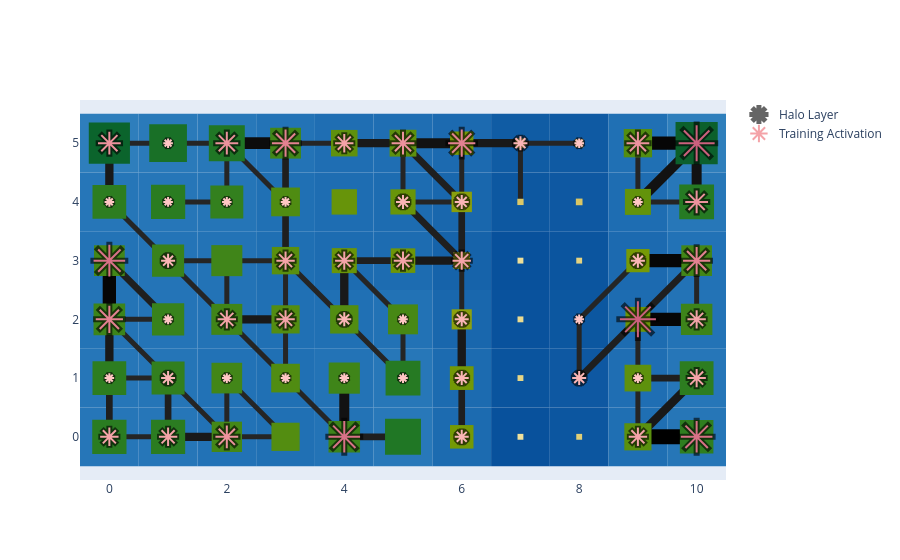

Source (notebook cell):
### Code cell
basin.pond() \
    .rhizome_layer() \
    .pad_layer() \
    .petal_layer() \
    .visualize();

### Figure 1 — Plotly figure (JSON) as saved in the notebook; plotly's stock layout.template omitted (floating-point values rounded to 4 significant figures)
{"data": [{"marker": {"color": "black", "line": {"color": "black", "width": 6}, "opacity": 0.6, "size": [18.4, 18.4, 22.8, 31.6, 14.0, 18.4, 31.6, 9.6, 14.0, 9.6, 9.6, 9.6, 9.6, 14.0, 14.0, 9.6, 18.4, 27.2, 9.6, 18.4, 18.4, 14.0, 9.6, 14.0, 9.6, 36.0, 18.4, 31.6, 14.0, 18.4, 18.4, 18.4, 18.4, 14.0, 27.2, 9.6, 9.6, 9.6, 9.6, 14.0, 14.0, 9.6, 22.8, 22.8, 9.6, 22.8, 27.2, 18.4, 22.8, 27.2, 14.0, 9.6, 22.8, 36.0], "symbol": "asterisk"}, "mode": "markers", "name": "Halo Layer", "x": [0, 1, 2, 4, 6, 9, 10, 0, 1, 2, 3, 4, 5, 6, 8, 9, 10, 0, 1, 2, 3, 4, 5, 6, 8, 9, 10, 0, 1, 3, 4, 5, 6, 9, 10, 0, 1, 2, 3, 5, 6, 9, 10, 0, 1, 2, 3, 4, 5, 6, 7, 8, 9, 10], "y": [0, 0, 0, 0, 0, 0, 0, 1, 1, 1, 1, 1, 1, 1, 1, 1, 1, 2, 2, 2, 2, 2, 2, 2, 2, 2, 2, 3, 3, 3, 3, 3, 3, 3, 3, 4, 4, 4, 4, 4, 4, 4, 4, 5, 5, 5, 5, 5, 5, 5, 5, 5, 5, 5], "type": "scatter"}, {"marker": {"color": [3, 3, 4, 6, 2, 3, 6, 1, 2, 1, 1, 1, 1, 2, 2, 1, 3, 5, 1, 3, 3, 2, 1, 2, 1, 7, 3, 6, 2, 3, 3, 3, 3, 2, 5, 1, 1, 1, 1, 2, 2, 1, 4, 4, 1, 4, 5, 3, 4, 5, 2, 1, 4, 7], "colorscale": [[0.0, "rgb(255, 198, 196)"], [0.3333, "rgb(244, 163, 168)"], [0.6667, "rgb(227, 129, 145)"], [1.0, "rgb(204, 96, 125)"]], "line": {"color": [3, 3, 4, 6, 2, 3, 6, 1, 2, 1, 1, 1, 1, 2, 2, 1, 3, 5, 1, 3, 3, 2, 1, 2, 1, 7, 3, 6, 2, 3, 3, 3, 3, 2, 5, 1, 1, 1, 1, 2, 2, 1, 4, 4, 1, 4, 5, 3, 4, 5, 2, 1, 4, 7], "colorscale": [[0.0, "rgb(255, 198, 196)"], [0.3333, "rgb(244, 163, 168)"], [0.6667, "rgb(227, 129, 145)"], [1.0, "rgb(204, 96, 125)"]], "width": 2}, "opacity": 1, "size": [15.33, 15.33, 19.0, 26.33, 11.67, 15.33, 26.33, 8.0, 11.67, 8.0, 8.0, 8.0, 8.0, 11.67, 11.67, 8.0, 15.33, 22.67, 8.0, 15.33, 15.33, 11.67, 8.0, 11.67, 8.0, 30.0, 15.33, 26.33, 11.67, 15.33, 15.33, 15.33, 15.33, 11.67, 22.67, 8.0, 8.0, 8.0, 8.0, 11.67, 11.67, 8.0, 19.0, 19.0, 8.0, 19.0, 22.67, 15.33, 19.0, 22.67, 11.67, 8.0, 19.0, 30.0], "symbol": "asterisk"}, "mode": "markers", "name": "Training Activation", "x": [0, 1, 2, 4, 6, 9, 10, 0, 1, 2, 3, 4, 5, 6, 8, 9, 10, 0, 1, 2, 3, 4, 5, 6, 8, 9, 10, 0, 1, 3, 4, 5, 6, 9, 10, 0, 1, 2, 3, 5, 6, 9, 10, 0, 1, 2, 3, 4, 5, 6, 7, 8, 9, 10], "y": [0, 0, 0, 0, 0, 0, 0, 1, 1, 1, 1, 1, 1, 1, 1, 1, 1, 2, 2, 2, 2, 2, 2, 2, 2, 2, 2, 3, 3, 3, 3, 3, 3, 3, 3, 4, 4, 4, 4, 4, 4, 4, 4, 5, 5, 5, 5, 5, 5, 5, 5, 5, 5, 5], "type": "scatter"}], "layout": {"shapes": [{"fillcolor": "rgb(38, 118, 184)", "layer": "between", "line": {"width": 0}, "type": "rect", "x0": -0.5, "x1": 0.5, "xref": "x", "y0": -0.5, "y1": 0.5, "yref": "y"}, {"fillcolor": "rgb(38, 118, 184)", "layer": "between", "line": {"width": 0}, "type": "rect", "x0": 0.5, "x1": 1.5, "xref": "x", "y0": -0.5, "y1": 0.5, "yref": "y"}, {"fillcolor": "rgb(34, 114, 182)", "layer": "between", "line": {"width": 0}, "type": "rect", "x0": 1.5, "x1": 2.5, "xref": "x", "y0": -0.5, "y1": 0.5, "yref": "y"}, {"fillcolor": "rgb(32, 112, 180)", "layer": "between", "line": {"width": 0}, "type": "rect", "x0": 2.5, "x1": 3.5, "xref": "x", "y0": -0.5, "y1": 0.5, "yref": "y"}, {"fillcolor": "rgb(35, 115, 182)", "layer": "between", "line": {"width": 0}, "type": "rect", "x0": 3.5, "x1": 4.5, "xref": "x", "y0": -0.5, "y1": 0.5, "yref": "y"}, {"fillcolor": "rgb(40, 120, 185)", "layer": "between", "line": {"width": 0}, "type": "rect", "x0": 4.5, "x1": 5.5, "xref": "x", "y0": -0.5, "y1": 0.5, "yref": "y"}, {"fillcolor": "rgb(28, 107, 176)", "layer": "between", "line": {"width": 0}, "type": "rect", "x0": 5.5, "x1": 6.5, "xref": "x", "y0": -0.5, "y1": 0.5, "yref": "y"}, {"fillcolor": "rgb(8, 81, 156)", "layer": "between", "line": {"width": 0}, "type": "rect", "x0": 6.5, "x1": 7.5, "xref": "x", "y0": -0.5, "y1": 0.5, "yref": "y"}, {"fillcolor": "rgb(12, 86, 160)", "layer": "between", "line": {"width": 0}, "type": "rect", "x0": 7.5, "x1": 8.5, "xref": "x", "y0": -0.5, "y1": 0.5, "yref": "y"}, {"fillcolor": "rgb(31, 111, 179)", "layer": "between", "line": {"width": 0}, "type": "rect", "x0": 8.5, "x1": 9.5, "xref": "x", "y0": -0.5, "y1": 0.5, "yref": "y"}, {"fillcolor": "rgb(38, 118, 183)", "layer": "between", "line": {"width": 0}, "type": "rect", "x0": 9.5, "x1": 10.5, "xref": "x", "y0": -0.5, "y1": 0.5, "yref": "y"}, {"fillcolor": "rgb(38, 118, 184)", "layer": "between", "line": {"width": 0}, "type": "rect", "x0": -0.5, "x1": 0.5, "xref": "x", "y0": 0.5, "y1": 1.5, "yref": "y"}, {"fillcolor": "rgb(37, 117, 183)", "layer": "between", "line": {"width": 0}, "type": "rect", "x0": 0.5, "x1": 1.5, "xref": "x", "y0": 0.5, "y1": 1.5, "yref": "y"}, {"fillcolor": "rgb(34, 114, 182)", "layer": "between", "line": {"width": 0}, "type": "rect", "x0": 1.5, "x1": 2.5, "xref": "x", "y0": 0.5, "y1": 1.5, "yref": "y"}, {"fillcolor": "rgb(32, 112, 180)", "layer": "between", "line": {"width": 0}, "type": "rect", "x0": 2.5, "x1": 3.5, "xref": "x", "y0": 0.5, "y1": 1.5, "yref": "y"}, {"fillcolor": "rgb(35, 115, 182)", "layer": "between", "line": {"width": 0}, "type": "rect", "x0": 3.5, "x1": 4.5, "xref": "x", "y0": 0.5, "y1": 1.5, "yref": "y"}, {"fillcolor": "rgb(39, 119, 184)", "layer": "between", "line": {"width": 0}, "type": "rect", "x0": 4.5, "x1": 5.5, "xref": "x", "y0": 0.5, "y1": 1.5, "yref": "y"}, {"fillcolor": "rgb(28, 107, 176)", "layer": "between", "line": {"width": 0}, "type": "rect", "x0": 5.5, "x1": 6.5, "xref": "x", "y0": 0.5, "y1": 1.5, "yref": "y"}, {"fillcolor": "rgb(10, 84, 158)", "layer": "between", "line": {"width": 0}, "type": "rect", "x0": 6.5, "x1": 7.5, "xref": "x", "y0": 0.5, "y1": 1.5, "yref": "y"}, {"fillcolor": "rgb(14, 88, 162)", "layer": "between", "line": {"width": 0}, "type": "rect", "x0": 7.5, "x1": 8.5, "xref": "x", "y0": 0.5, "y1": 1.5, "yref": "y"}, {"fillcolor": "rgb(31, 110, 179)", "layer": "between", "line": {"width": 0}, "type": "rect", "x0": 8.5, "x1": 9.5, "xref": "x", "y0": 0.5, "y1": 1.5, "yref": "y"}, {"fillcolor": "rgb(38, 118, 184)", "layer": "between", "line": {"width": 0}, "type": "rect", "x0": 9.5, "x1": 10.5, "xref": "x", "y0": 0.5, "y1": 1.5, "yref": "y"}, {"fillcolor": "rgb(36, 116, 182)", "layer": "between", "line": {"width": 0}, "type": "rect", "x0": -0.5, "x1": 0.5, "xref": "x", "y0": 1.5, "y1": 2.5, "yref": "y"}, {"fillcolor": "rgb(36, 116, 183)", "layer": "between", "line": {"width": 0}, "type": "rect", "x0": 0.5, "x1": 1.5, "xref": "x", "y0": 1.5, "y1": 2.5, "yref": "y"}, {"fillcolor": "rgb(35, 115, 182)", "layer": "between", "line": {"width": 0}, "type": "rect", "x0": 1.5, "x1": 2.5, "xref": "x", "y0": 1.5, "y1": 2.5, "yref": "y"}, {"fillcolor": "rgb(32, 112, 180)", "layer": "between", "line": {"width": 0}, "type": "rect", "x0": 2.5, "x1": 3.5, "xref": "x", "y0": 1.5, "y1": 2.5, "yref": "y"}, {"fillcolor": "rgb(32, 112, 180)", "layer": "between", "line": {"width": 0}, "type": "rect", "x0": 3.5, "x1": 4.5, "xref": "x", "y0": 1.5, "y1": 2.5, "yref": "y"}, {"fillcolor": "rgb(34, 114, 181)", "layer": "between", "line": {"width": 0}, "type": "rect", "x0": 4.5, "x1": 5.5, "xref": "x", "y0": 1.5, "y1": 2.5, "yref": "y"}, {"fillcolor": "rgb(25, 103, 173)", "layer": "between", "line": {"width": 0}, "type": "rect", "x0": 5.5, "x1": 6.5, "xref": "x", "y0": 1.5, "y1": 2.5, "yref": "y"}, {"fillcolor": "rgb(9, 82, 157)", "layer": "between", "line": {"width": 0}, "type": "rect", "x0": 6.5, "x1": 7.5, "xref": "x", "y0": 1.5, "y1": 2.5, "yref": "y"}, {"fillcolor": "rgb(12, 87, 160)", "layer": "between", "line": {"width": 0}, "type": "rect", "x0": 7.5, "x1": 8.5, "xref": "x", "y0": 1.5, "y1": 2.5, "yref": "y"}, {"fillcolor": "rgb(29, 108, 177)", "layer": "between", "line": {"width": 0}, "type": "rect", "x0": 8.5, "x1": 9.5, "xref": "x", "y0": 1.5, "y1": 2.5, "yref": "y"}, {"fillcolor": "rgb(35, 115, 182)", "layer": "between", "line": {"width": 0}, "type": "rect", "x0": 9.5, "x1": 10.5, "xref": "x", "y0": 1.5, "y1": 2.5, "yref": "y"}, {"fillcolor": "rgb(35, 115, 182)", "layer": "between", "line": {"width": 0}, "type": "rect", "x0": -0.5, "x1": 0.5, "xref": "x", "y0": 2.5, "y1": 3.5, "yref": "y"}, {"fillcolor": "rgb(36, 116, 183)", "layer": "between", "line": {"width": 0}, "type": "rect", "x0": 0.5, "x1": 1.5, "xref": "x", "y0": 2.5, "y1": 3.5, "yref": "y"}, {"fillcolor": "rgb(35, 115, 182)", "layer": "between", "line": {"width": 0}, "type": "rect", "x0": 1.5, "x1": 2.5, "xref": "x", "y0": 2.5, "y1": 3.5, "yref": "y"}, {"fillcolor": "rgb(31, 111, 179)", "layer": "between", "line": {"width": 0}, "type": "rect", "x0": 2.5, "x1": 3.5, "xref": "x", "y0": 2.5, "y1": 3.5, "yref": "y"}, {"fillcolor": "rgb(29, 108, 177)", "layer": "between", "line": {"width": 0}, "type": "rect", "x0": 3.5, "x1": 4.5, "xref": "x", "y0": 2.5, "y1": 3.5, "yref": "y"}, {"fillcolor": "rgb(29, 108, 177)", "layer": "between", "line": {"width": 0}, "type": "rect", "x0": 4.5, "x1": 5.5, "xref": "x", "y0": 2.5, "y1": 3.5, "yref": "y"}, {"fillcolor": "rgb(22, 99, 170)", "layer": "between", "line": {"width": 0}, "type": "rect", "x0": 5.5, "x1": 6.5, "xref": "x", "y0": 2.5, "y1": 3.5, "yref": "y"}, {"fillcolor": "rgb(8, 81, 156)", "layer": "between", "line": {"width": 0}, "type": "rect", "x0": 6.5, "x1": 7.5, "xref": "x", "y0": 2.5, "y1": 3.5, "yref": "y"}, {"fillcolor": "rgb(11, 85, 159)", "layer": "between", "line": {"width": 0}, "type": "rect", "x0": 7.5, "x1": 8.5, "xref": "x", "y0": 2.5, "y1": 3.5, "yref": "y"}, {"fillcolor": "rgb(28, 106, 176)", "layer": "between", "line": {"width": 0}, "type": "rect", "x0": 8.5, "x1": 9.5, "xref": "x", "y0": 2.5, "y1": 3.5, "yref": "y"}, {"fillcolor": "rgb(34, 114, 182)", "layer": "between", "line": {"width": 0}, "type": "rect", "x0": 9.5, "x1": 10.5, "xref": "x", "y0": 2.5, "y1": 3.5, "yref": "y"}, {"fillcolor": "rgb(38, 118, 184)", "layer": "between", "line": {"width": 0}, "type": "rect", "x0": -0.5, "x1": 0.5, "xref": "x", "y0": 3.5, "y1": 4.5, "yref": "y"}, {"fillcolor": "rgb(38, 118, 184)", "layer": "between", "line": {"width": 0}, "type": "rect", "x0": 0.5, "x1": 1.5, "xref": "x", "y0": 3.5, "y1": 4.5, "yref": "y"}, {"fillcolor": "rgb(37, 117, 183)", "layer": "between", "line": {"width": 0}, "type": "rect", "x0": 1.5, "x1": 2.5, "xref": "x", "y0": 3.5, "y1": 4.5, "yref": "y"}, {"fillcolor": "rgb(32, 112, 180)", "layer": "between", "line": {"width": 0}, "type": "rect", "x0": 2.5, "x1": 3.5, "xref": "x", "y0": 3.5, "y1": 4.5, "yref": "y"}, {"fillcolor": "rgb(30, 109, 178)", "layer": "between", "line": {"width": 0}, "type": "rect", "x0": 3.5, "x1": 4.5, "xref": "x", "y0": 3.5, "y1": 4.5, "yref": "y"}, {"fillcolor": "rgb(29, 108, 177)", "layer": "between", "line": {"width": 0}, "type": "rect", "x0": 4.5, "x1": 5.5, "xref": "x", "y0": 3.5, "y1": 4.5, "yref": "y"}, {"fillcolor": "rgb(25, 103, 173)", "layer": "between", "line": {"width": 0}, "type": "rect", "x0": 5.5, "x1": 6.5, "xref": "x", "y0": 3.5, "y1": 4.5, "yref": "y"}, {"fillcolor": "rgb(13, 88, 161)", "layer": "between", "line": {"width": 0}, "type": "rect", "x0": 6.5, "x1": 7.5, "xref": "x", "y0": 3.5, "y1": 4.5, "yref": "y"}, {"fillcolor": "rgb(14, 88, 162)", "layer": "between", "line": {"width": 0}, "type": "rect", "x0": 7.5, "x1": 8.5, "xref": "x", "y0": 3.5, "y1": 4.5, "yref": "y"}, {"fillcolor": "rgb(30, 109, 178)", "layer": "between", "line": {"width": 0}, "type": "rect", "x0": 8.5, "x1": 9.5, "xref": "x", "y0": 3.5, "y1": 4.5, "yref": "y"}, {"fillcolor": "rgb(39, 119, 184)", "layer": "between", "line": {"width": 0}, "type": "rect", "x0": 9.5, "x1": 10.5, "xref": "x", "y0": 3.5, "y1": 4.5, "yref": "y"}, {"fillcolor": "rgb(46, 126, 188)", "layer": "between", "line": {"width": 0}, "type": "rect", "x0": -0.5, "x1": 0.5, "xref": "x", "y0": 4.5, "y1": 5.5, "yref": "y"}, {"fillcolor": "rgb(42, 122, 186)", "layer": "between", "line": {"width": 0}, "type": "rect", "x0": 0.5, "x1": 1.5, "xref": "x", "y0": 4.5, "y1": 5.5, "yref": "y"}, {"fillcolor": "rgb(40, 120, 185)", "layer": "between", "line": {"width": 0}, "type": "rect", "x0": 1.5, "x1": 2.5, "xref": "x", "y0": 4.5, "y1": 5.5, "yref": "y"}, {"fillcolor": "rgb(35, 115, 182)", "layer": "between", "line": {"width": 0}, "type": "rect", "x0": 2.5, "x1": 3.5, "xref": "x", "y0": 4.5, "y1": 5.5, "yref": "y"}, {"fillcolor": "rgb(31, 110, 179)", "layer": "between", "line": {"width": 0}, "type": "rect", "x0": 3.5, "x1": 4.5, "xref": "x", "y0": 4.5, "y1": 5.5, "yref": "y"}, {"fillcolor": "rgb(31, 110, 179)", "layer": "between", "line": {"width": 0}, "type": "rect", "x0": 4.5, "x1": 5.5, "xref": "x", "y0": 4.5, "y1": 5.5, "yref": "y"}, {"fillcolor": "rgb(28, 106, 176)", "layer": "between", "line": {"width": 0}, "type": "rect", "x0": 5.5, "x1": 6.5, "xref": "x", "y0": 4.5, "y1": 5.5, "yref": "y"}, {"fillcolor": "rgb(16, 92, 164)", "layer": "between", "line": {"width": 0}, "type": "rect", "x0": 6.5, "x1": 7.5, "xref": "x", "y0": 4.5, "y1": 5.5, "yref": "y"}, {"fillcolor": "rgb(15, 90, 163)", "layer": "between", "line": {"width": 0}, "type": "rect", "x0": 7.5, "x1": 8.5, "xref": "x", "y0": 4.5, "y1": 5.5, "yref": "y"}, {"fillcolor": "rgb(32, 112, 180)", "layer": "between", "line": {"width": 0}, "type": "rect", "x0": 8.5, "x1": 9.5, "xref": "x", "y0": 4.5, "y1": 5.5, "yref": "y"}, {"fillcolor": "rgb(47, 127, 188)", "layer": "between", "line": {"width": 0}, "type": "rect", "x0": 9.5, "x1": 10.5, "xref": "x", "y0": 4.5, "y1": 5.5, "yref": "y"}, {"layer": "between", "line": {"color": "rgb(37, 37, 37)", "width": 5.0}, "type": "line", "x0": 0, "x1": 1, "y0": 0, "y1": 0}, {"layer": "between", "line": {"color": "rgb(31, 31, 31)", "width": 6.667}, "type": "line", "x0": 0, "x1": 0, "y0": 0, "y1": 1}, {"layer": "between", "line": {"color": "rgb(25, 25, 25)", "width": 8.333}, "type": "line", "x0": 1, "x1": 2, "y0": 0, "y1": 0}, {"layer": "between", "line": {"color": "rgb(31, 31, 31)", "width": 6.667}, "type": "line", "x0": 1, "x1": 1, "y0": 0, "y1": 1}, {"layer": "between", "line": {"color": "rgb(37, 37, 37)", "width": 5.0}, "type": "line", "x0": 2, "x1": 3, "y0": 0, "y1": 0}, {"layer": "between", "line": {"color": "rgb(37, 37, 37)", "width": 5.0}, "type": "line", "x0": 2, "x1": 1, "y0": 0, "y1": 1}, {"layer": "between", "line": {"color": "rgb(37, 37, 37)", "width": 5.0}, "type": "line", "x0": 2, "x1": 2, "y0": 0, "y1": 1}, {"layer": "between", "line": {"color": "rgb(37, 37, 37)", "width": 5.0}, "type": "line", "x0": 3, "x1": 2, "y0": 0, "y1": 1}, {"layer": "between", "line": {"color": "rgb(31, 31, 31)", "width": 6.667}, "type": "line", "x0": 4, "x1": 5, "y0": 0, "y1": 0}, {"layer": "between", "line": {"color": "rgb(37, 37, 37)", "width": 5.0}, "type": "line", "x0": 4, "x1": 3, "y0": 0, "y1": 1}, {"layer": "between", "line": {"color": "rgb(18, 18, 18)", "width": 10.0}, "type": "line", "x0": 4, "x1": 4, "y0": 0, "y1": 1}, {"layer": "between", "line": {"color": "rgb(31, 31, 31)", "width": 6.667}, "type": "line", "x0": 6, "x1": 6, "y0": 0, "y1": 1}, {"layer": "between", "line": {"color": "rgb(0, 0, 0)", "width": 15.0}, "type": "line", "x0": 9, "x1": 10, "y0": 0, "y1": 0}, {"layer": "between", "line": {"color": "rgb(37, 37, 37)", "width": 5.0}, "type": "line", "x0": 9, "x1": 9, "y0": 0, "y1": 1}, {"layer": "between", "line": {"color": "rgb(25, 25, 25)", "width": 8.333}, "type": "line", "x0": 9, "x1": 10, "y0": 0, "y1": 1}, {"layer": "between", "line": {"color": "rgb(37, 37, 37)", "width": 5.0}, "type": "line", "x0": 0, "x1": 1, "y0": 1, "y1": 1}, {"layer": "between", "line": {"color": "rgb(25, 25, 25)", "width": 8.333}, "type": "line", "x0": 0, "x1": 0, "y0": 1, "y1": 2}, {"layer": "between", "line": {"color": "rgb(37, 37, 37)", "width": 5.0}, "type": "line", "x0": 1, "x1": 0, "y0": 1, "y1": 2}, {"layer": "between", "line": {"color": "rgb(37, 37, 37)", "width": 5.0}, "type": "line", "x0": 3, "x1": 2, "y0": 1, "y1": 2}, {"layer": "between", "line": {"color": "rgb(37, 37, 37)", "width": 5.0}, "type": "line", "x0": 3, "x1": 3, "y0": 1, "y1": 2}, {"layer": "between", "line": {"color": "rgb(37, 37, 37)", "width": 5.0}, "type": "line", "x0": 5, "x1": 4, "y0": 1, "y1": 2}, {"layer": "between", "line": {"color": "rgb(37, 37, 37)", "width": 5.0}, "type": "line", "x0": 5, "x1": 5, "y0": 1, "y1": 2}, {"layer": "between", "line": {"color": "rgb(25, 25, 25)", "width": 8.333}, "type": "line", "x0": 6, "x1": 6, "y0": 1, "y1": 2}, {"layer": "between", "line": {"color": "rgb(37, 37, 37)", "width": 5.0}, "type": "line", "x0": 8, "x1": 8, "y0": 1, "y1": 2}, {"layer": "between", "line": {"color": "rgb(31, 31, 31)", "width": 6.667}, "type": "line", "x0": 8, "x1": 9, "y0": 1, "y1": 2}, {"layer": "between", "line": {"color": "rgb(31, 31, 31)", "width": 6.667}, "type": "line", "x0": 9, "x1": 10, "y0": 1, "y1": 1}, {"layer": "between", "line": {"color": "rgb(37, 37, 37)", "width": 5.0}, "type": "line", "x0": 9, "x1": 9, "y0": 1, "y1": 2}, {"layer": "between", "line": {"color": "rgb(37, 37, 37)", "width": 5.0}, "type": "line", "x0": 0, "x1": 1, "y0": 2, "y1": 2}, {"layer": "between", "line": {"color": "rgb(6, 6, 6)", "width": 13.33}, "type": "line", "x0": 0, "x1": 0, "y0": 2, "y1": 3}, {"layer": "between", "line": {"color": "rgb(31, 31, 31)", "width": 6.667}, "type": "line", "x0": 1, "x1": 0, "y0": 2, "y1": 3}, {"layer": "between", "line": {"color": "rgb(25, 25, 25)", "width": 8.333}, "type": "line", "x0": 2, "x1": 3, "y0": 2, "y1": 2}, {"layer": "between", "line": {"color": "rgb(37, 37, 37)", "width": 5.0}, "type": "line", "x0": 2, "x1": 1, "y0": 2, "y1": 3}, {"layer": "between", "line": {"color": "rgb(37, 37, 37)", "width": 5.0}, "type": "line", "x0": 2, "x1": 2, "y0": 2, "y1": 3}, {"layer": "between", "line": {"color": "rgb(37, 37, 37)", "width": 5.0}, "type": "line", "x0": 3, "x1": 3, "y0": 2, "y1": 3}, {"layer": "between", "line": {"color": "rgb(37, 37, 37)", "width": 5.0}, "type": "line", "x0": 4, "x1": 3, "y0": 2, "y1": 3}, {"layer": "between", "line": {"color": "rgb(25, 25, 25)", "width": 8.333}, "type": "line", "x0": 4, "x1": 4, "y0": 2, "y1": 3}, {"layer": "between", "line": {"color": "rgb(37, 37, 37)", "width": 5.0}, "type": "line", "x0": 5, "x1": 4, "y0": 2, "y1": 3}, {"layer": "between", "line": {"color": "rgb(37, 37, 37)", "width": 5.0}, "type": "line", "x0": 6, "x1": 6, "y0": 2, "y1": 3}, {"layer": "between", "line": {"color": "rgb(37, 37, 37)", "width": 5.0}, "type": "line", "x0": 8, "x1": 9, "y0": 2, "y1": 3}, {"layer": "between", "line": {"color": "rgb(6, 6, 6)", "width": 13.33}, "type": "line", "x0": 9, "x1": 10, "y0": 2, "y1": 2}, {"layer": "between", "line": {"color": "rgb(31, 31, 31)", "width": 6.667}, "type": "line", "x0": 9, "x1": 10, "y0": 2, "y1": 3}, {"layer": "between", "line": {"color": "rgb(37, 37, 37)", "width": 5.0}, "type": "line", "x0": 10, "x1": 10, "y0": 2, "y1": 3}, {"layer": "between", "line": {"color": "rgb(37, 37, 37)", "width": 5.0}, "type": "line", "x0": 1, "x1": 2, "y0": 3, "y1": 3}, {"layer": "between", "line": {"color": "rgb(37, 37, 37)", "width": 5.0}, "type": "line", "x0": 1, "x1": 0, "y0": 3, "y1": 4}, {"layer": "between", "line": {"color": "rgb(37, 37, 37)", "width": 5.0}, "type": "line", "x0": 2, "x1": 3, "y0": 3, "y1": 3}, {"layer": "between", "line": {"color": "rgb(31, 31, 31)", "width": 6.667}, "type": "line", "x0": 3, "x1": 3, "y0": 3, "y1": 4}, {"layer": "between", "line": {"color": "rgb(31, 31, 31)", "width": 6.667}, "type": "line", "x0": 4, "x1": 5, "y0": 3, "y1": 3}, {"layer": "between", "line": {"color": "rgb(25, 25, 25)", "width": 8.333}, "type": "line", "x0": 5, "x1": 6, "y0": 3, "y1": 3}, {"layer": "between", "line": {"color": "rgb(31, 31, 31)", "width": 6.667}, "type": "line", "x0": 6, "x1": 5, "y0": 3, "y1": 4}, {"layer": "between", "line": {"color": "rgb(31, 31, 31)", "width": 6.667}, "type": "line", "x0": 6, "x1": 6, "y0": 3, "y1": 4}, {"layer": "between", "line": {"color": "rgb(6, 6, 6)", "width": 13.33}, "type": "line", "x0": 9, "x1": 10, "y0": 3, "y1": 3}, {"layer": "between", "line": {"color": "rgb(25, 25, 25)", "width": 8.333}, "type": "line", "x0": 0, "x1": 0, "y0": 4, "y1": 5}, {"layer": "between", "line": {"color": "rgb(37, 37, 37)", "width": 5.0}, "type": "line", "x0": 1, "x1": 2, "y0": 4, "y1": 4}, {"layer": "between", "line": {"color": "rgb(37, 37, 37)", "width": 5.0}, "type": "line", "x0": 2, "x1": 2, "y0": 4, "y1": 5}, {"layer": "between", "line": {"color": "rgb(37, 37, 37)", "width": 5.0}, "type": "line", "x0": 3, "x1": 2, "y0": 4, "y1": 5}, {"layer": "between", "line": {"color": "rgb(31, 31, 31)", "width": 6.667}, "type": "line", "x0": 3, "x1": 3, "y0": 4, "y1": 5}, {"layer": "between", "line": {"color": "rgb(37, 37, 37)", "width": 5.0}, "type": "line", "x0": 5, "x1": 6, "y0": 4, "y1": 4}, {"layer": "between", "line": {"color": "rgb(37, 37, 37)", "width": 5.0}, "type": "line", "x0": 5, "x1": 5, "y0": 4, "y1": 5}, {"layer": "between", "line": {"color": "rgb(31, 31, 31)", "width": 6.667}, "type": "line", "x0": 6, "x1": 5, "y0": 4, "y1": 5}, {"layer": "between", "line": {"color": "rgb(37, 37, 37)", "width": 5.0}, "type": "line", "x0": 6, "x1": 6, "y0": 4, "y1": 5}, {"layer": "between", "line": {"color": "rgb(37, 37, 37)", "width": 5.0}, "type": "line", "x0": 7, "x1": 7, "y0": 4, "y1": 5}, {"layer": "between", "line": {"color": "rgb(37, 37, 37)", "width": 5.0}, "type": "line", "x0": 9, "x1": 10, "y0": 4, "y1": 4}, {"layer": "between", "line": {"color": "rgb(37, 37, 37)", "width": 5.0}, "type": "line", "x0": 9, "x1": 9, "y0": 4, "y1": 5}, {"layer": "between", "line": {"color": "rgb(18, 18, 18)", "width": 10.0}, "type": "line", "x0": 9, "x1": 10, "y0": 4, "y1": 5}, {"layer": "between", "line": {"color": "rgb(18, 18, 18)", "width": 10.0}, "type": "line", "x0": 10, "x1": 10, "y0": 4, "y1": 5}, {"layer": "between", "line": {"color": "rgb(37, 37, 37)", "width": 5.0}, "type": "line", "x0": 0, "x1": 1, "y0": 5, "y1": 5}, {"layer": "between", "line": {"color": "rgb(37, 37, 37)", "width": 5.0}, "type": "line", "x0": 1, "x1": 2, "y0": 5, "y1": 5}, {"layer": "between", "line": {"color": "rgb(12, 12, 12)", "width": 11.67}, "type": "line", "x0": 2, "x1": 3, "y0": 5, "y1": 5}, {"layer": "between", "line": {"color": "rgb(37, 37, 37)", "width": 5.0}, "type": "line", "x0": 3, "x1": 4, "y0": 5, "y1": 5}, {"layer": "between", "line": {"color": "rgb(25, 25, 25)", "width": 8.333}, "type": "line", "x0": 4, "x1": 5, "y0": 5, "y1": 5}, {"layer": "between", "line": {"color": "rgb(18, 18, 18)", "width": 10.0}, "type": "line", "x0": 5, "x1": 6, "y0": 5, "y1": 5}, {"layer": "between", "line": {"color": "rgb(25, 25, 25)", "width": 8.333}, "type": "line", "x0": 6, "x1": 7, "y0": 5, "y1": 5}, {"layer": "between", "line": {"color": "rgb(37, 37, 37)", "width": 5.0}, "type": "line", "x0": 7, "x1": 8, "y0": 5, "y1": 5}, {"layer": "between", "line": {"color": "rgb(6, 6, 6)", "width": 13.33}, "type": "line", "x0": 9, "x1": 10, "y0": 5, "y1": 5}, {"fillcolor": "rgb(42, 124, 33)", "layer": "between", "line": {"width": 0}, "type": "rect", "x0": -0.2916, "x1": 0.2916, "xref": "x", "y0": -0.2916, "y1": 0.2916, "yref": "y"}, {"fillcolor": "rgb(43, 124, 33)", "layer": "between", "line": {"width": 0}, "type": "rect", "x0": 0.7094, "x1": 1.291, "xref": "x", "y0": -0.2906, "y1": 0.2906, "yref": "y"}, {"fillcolor": "rgb(68, 135, 23)", "layer": "between", "line": {"width": 0}, "type": "rect", "x0": 1.742, "x1": 2.258, "xref": "x", "y0": -0.2583, "y1": 0.2583, "yref": "y"}, {"fillcolor": "rgb(83, 141, 17)", "layer": "between", "line": {"width": 0}, "type": "rect", "x0": 2.76, "x1": 3.24, "xref": "x", "y0": -0.2402, "y1": 0.2402, "yref": "y"}, {"fillcolor": "rgb(60, 132, 26)", "layer": "between", "line": {"width": 0}, "type": "rect", "x0": 3.731, "x1": 4.269, "xref": "x", "y0": -0.2686, "y1": 0.2686, "yref": "y"}, {"fillcolor": "rgb(32, 119, 37)", "layer": "between", "line": {"width": 0}, "type": "rect", "x0": 4.694, "x1": 5.306, "xref": "x", "y0": -0.3058, "y1": 0.3058, "yref": "y"}, {"fillcolor": "rgb(116, 153, 5)", "layer": "between", "line": {"width": 0}, "type": "rect", "x0": 5.8, "x1": 6.2, "xref": "x", "y0": -0.2001, "y1": 0.2001, "yref": "y"}, {"fillcolor": "rgb(239, 225, 156)", "layer": "between", "line": {"width": 0}, "type": "rect", "x0": 6.95, "x1": 7.05, "xref": "x", "y0": -0.05, "y1": 0.05, "yref": "y"}, {"fillcolor": "rgb(225, 207, 118)", "layer": "between", "line": {"width": 0}, "type": "rect", "x0": 7.95, "x1": 8.05, "xref": "x", "y0": -0.05, "y1": 0.05, "yref": "y"}, {"fillcolor": "rgb(90, 144, 14)", "layer": "between", "line": {"width": 0}, "type": "rect", "x0": 8.769, "x1": 9.231, "xref": "x", "y0": -0.2312, "y1": 0.2312, "yref": "y"}, {"fillcolor": "rgb(47, 126, 31)", "layer": "between", "line": {"width": 0}, "type": "rect", "x0": 9.715, "x1": 10.29, "xref": "x", "y0": -0.2855, "y1": 0.2855, "yref": "y"}, {"fillcolor": "rgb(45, 125, 32)", "layer": "between", "line": {"width": 0}, "type": "rect", "x0": -0.2872, "x1": 0.2872, "xref": "x", "y0": 0.7128, "y1": 1.287, "yref": "y"}, {"fillcolor": "rgb(50, 127, 30)", "layer": "between", "line": {"width": 0}, "type": "rect", "x0": 0.7191, "x1": 1.281, "xref": "x", "y0": 0.7191, "y1": 1.281, "yref": "y"}, {"fillcolor": "rgb(66, 134, 24)", "layer": "between", "line": {"width": 0}, "type": "rect", "x0": 1.739, "x1": 2.261, "xref": "x", "y0": 0.739, "y1": 1.261, "yref": "y"}, {"fillcolor": "rgb(80, 140, 18)", "layer": "between", "line": {"width": 0}, "type": "rect", "x0": 2.756, "x1": 3.244, "xref": "x", "y0": 0.756, "y1": 1.244, "yref": "y"}, {"fillcolor": "rgb(63, 133, 25)", "layer": "between", "line": {"width": 0}, "type": "rect", "x0": 3.734, "x1": 4.266, "xref": "x", "y0": 0.7345, "y1": 1.266, "yref": "y"}, {"fillcolor": "rgb(38, 122, 35)", "layer": "between", "line": {"width": 0}, "type": "rect", "x0": 4.703, "x1": 5.297, "xref": "x", "y0": 0.7032, "y1": 1.297, "yref": "y"}, {"fillcolor": "rgb(114, 152, 6)", "layer": "between", "line": {"width": 0}, "type": "rect", "x0": 5.798, "x1": 6.202, "xref": "x", "y0": 0.7981, "y1": 1.202, "yref": "y"}, {"fillcolor": "rgb(231, 214, 133)", "layer": "between", "line": {"width": 0}, "type": "rect", "x0": 6.95, "x1": 7.05, "xref": "x", "y0": 0.95, "y1": 1.05, "yref": "y"}, {"fillcolor": "rgb(218, 199, 101)", "layer": "between", "line": {"width": 0}, "type": "rect", "x0": 7.944, "x1": 8.056, "xref": "x", "y0": 0.9444, "y1": 1.056, "yref": "y"}, {"fillcolor": "rgb(94, 145, 13)", "layer": "between", "line": {"width": 0}, "type": "rect", "x0": 8.773, "x1": 9.227, "xref": "x", "y0": 0.7728, "y1": 1.227, "yref": "y"}, {"fillcolor": "rgb(45, 125, 32)", "layer": "between", "line": {"width": 0}, "type": "rect", "x0": 9.712, "x1": 10.29, "xref": "x", "y0": 0.7124, "y1": 1.288, "yref": "y"}, {"fillcolor": "rgb(60, 132, 26)", "layer": "between", "line": {"width": 0}, "type": "rect", "x0": -0.269, "x1": 0.269, "xref": "x", "y0": 1.731, "y1": 2.269, "yref": "y"}, {"fillcolor": "rgb(56, 130, 28)", "layer": "between", "line": {"width": 0}, "type": "rect", "x0": 0.7257, "x1": 1.274, "xref": "x", "y0": 1.726, "y1": 2.274, "yref": "y"}, {"fillcolor": "rgb(64, 133, 24)", "layer": "between", "line": {"width": 0}, "type": "rect", "x0": 1.737, "x1": 2.263, "xref": "x", "y0": 1.737, "y1": 2.263, "yref": "y"}, {"fillcolor": "rgb(83, 141, 17)", "layer": "between", "line": {"width": 0}, "type": "rect", "x0": 2.76, "x1": 3.24, "xref": "x", "y0": 1.76, "y1": 2.24, "yref": "y"}, {"fillcolor": "rgb(82, 141, 17)", "layer": "between", "line": {"width": 0}, "type": "rect", "x0": 3.759, "x1": 4.241, "xref": "x", "y0": 1.759, "y1": 2.241, "yref": "y"}, {"fillcolor": "rgb(71, 136, 21)", "layer": "between", "line": {"width": 0}, "type": "rect", "x0": 4.745, "x1": 5.255, "xref": "x", "y0": 1.745, "y1": 2.255, "yref": "y"}, {"fillcolor": "rgb(140, 161, 14)", "layer": "between", "line": {"width": 0}, "type": "rect", "x0": 5.829, "x1": 6.171, "xref": "x", "y0": 1.829, "y1": 2.171, "yref": "y"}, {"fillcolor": "rgb(235, 219, 144)", "layer": "between", "line": {"width": 0}, "type": "rect", "x0": 6.95, "x1": 7.05, "xref": "x", "y0": 1.95, "y1": 2.05, "yref": "y"}, {"fillcolor": "rgb(223, 204, 112)", "layer": "between", "line": {"width": 0}, "type": "rect", "x0": 7.95, "x1": 8.05, "xref": "x", "y0": 1.95, "y1": 2.05, "yref": "y"}, {"fillcolor": "rgb(106, 149, 9)", "layer": "between", "line": {"width": 0}, "type": "rect", "x0": 8.788, "x1": 9.212, "xref": "x", "y0": 1.788, "y1": 2.212, "yref": "y"}, {"fillcolor": "rgb(61, 132, 26)", "layer": "between", "line": {"width": 0}, "type": "rect", "x0": 9.732, "x1": 10.27, "xref": "x", "y0": 1.732, "y1": 2.268, "yref": "y"}, {"fillcolor": "rgb(66, 134, 24)", "layer": "between", "line": {"width": 0}, "type": "rect", "x0": -0.2616, "x1": 0.2616, "xref": "x", "y0": 2.738, "y1": 3.262, "yref": "y"}, {"fillcolor": "rgb(57, 130, 27)", "layer": "between", "line": {"width": 0}, "type": "rect", "x0": 0.7269, "x1": 1.273, "xref": "x", "y0": 2.727, "y1": 3.273, "yref": "y"}, {"fillcolor": "rgb(64, 133, 25)", "layer": "between", "line": {"width": 0}, "type": "rect", "x0": 1.736, "x1": 2.264, "xref": "x", "y0": 2.736, "y1": 3.264, "yref": "y"}, {"fillcolor": "rgb(89, 143, 15)", "layer": "between", "line": {"width": 0}, "type": "rect", "x0": 2.767, "x1": 3.233, "xref": "x", "y0": 2.767, "y1": 3.233, "yref": "y"}, {"fillcolor": "rgb(105, 149, 9)", "layer": "between", "line": {"width": 0}, "type": "rect", "x0": 3.787, "x1": 4.213, "xref": "x", "y0": 2.787, "y1": 3.213, "yref": "y"}, {"fillcolor": "rgb(109, 150, 8)", "layer": "between", "line": {"width": 0}, "type": "rect", "x0": 4.791, "x1": 5.209, "xref": "x", "y0": 2.791, "y1": 3.209, "yref": "y"}, {"fillcolor": "rgb(164, 170, 28)", "layer": "between", "line": {"width": 0}, "type": "rect", "x0": 5.859, "x1": 6.141, "xref": "x", "y0": 2.859, "y1": 3.141, "yref": "y"}, {"fillcolor": "rgb(238, 223, 152)", "layer": "between", "line": {"width": 0}, "type": "rect", "x0": 6.95, "x1": 7.05, "xref": "x", "y0": 2.95, "y1": 3.05, "yref": "y"}, {"fillcolor": "rgb(229, 211, 128)", "layer": "between", "line": {"width": 0}, "type": "rect", "x0": 7.95, "x1": 8.05, "xref": "x", "y0": 2.95, "y1": 3.05, "yref": "y"}, {"fillcolor": "rgb(118, 154, 6)", "layer": "between", "line": {"width": 0}, "type": "rect", "x0": 8.802, "x1": 9.198, "xref": "x", "y0": 2.802, "y1": 3.198, "yref": "y"}, {"fillcolor": "rgb(66, 134, 23)", "layer": "between", "line": {"width": 0}, "type": "rect", "x0": 9.739, "x1": 10.26, "xref": "x", "y0": 2.739, "y1": 3.261, "yref": "y"}, {"fillcolor": "rgb(45, 125, 32)", "layer": "between", "line": {"width": 0}, "type": "rect", "x0": -0.2869, "x1": 0.2869, "xref": "x", "y0": 3.713, "y1": 4.287, "yref": "y"}, {"fillcolor": "rgb(42, 124, 33)", "layer": "between", "line": {"width": 0}, "type": "rect", "x0": 0.7089, "x1": 1.291, "xref": "x", "y0": 3.709, "y1": 4.291, "yref": "y"}, {"fillcolor": "rgb(51, 128, 30)", "layer": "between", "line": {"width": 0}, "type": "rect", "x0": 1.72, "x1": 2.28, "xref": "x", "y0": 3.72, "y1": 4.28, "yref": "y"}, {"fillcolor": "rgb(79, 140, 18)", "layer": "between", "line": {"width": 0}, "type": "rect", "x0": 2.755, "x1": 3.245, "xref": "x", "y0": 3.755, "y1": 4.245, "yref": "y"}, {"fillcolor": "rgb(103, 148, 10)", "layer": "between", "line": {"width": 0}, "type": "rect", "x0": 3.784, "x1": 4.216, "xref": "x", "y0": 3.784, "y1": 4.216, "yref": "y"}, {"fillcolor": "rgb(104, 149, 9)", "layer": "between", "line": {"width": 0}, "type": "rect", "x0": 4.786, "x1": 5.214, "xref": "x", "y0": 3.786, "y1": 4.214, "yref": "y"}, {"fillcolor": "rgb(137, 160, 13)", "layer": "between", "line": {"width": 0}, "type": "rect", "x0": 5.826, "x1": 6.174, "xref": "x", "y0": 3.826, "y1": 4.174, "yref": "y"}, {"fillcolor": "rgb(219, 200, 103)", "layer": "between", "line": {"width": 0}, "type": "rect", "x0": 6.946, "x1": 7.054, "xref": "x", "y0": 3.946, "y1": 4.054, "yref": "y"}, {"fillcolor": "rgb(217, 198, 100)", "layer": "between", "line": {"width": 0}, "type": "rect", "x0": 7.943, "x1": 8.057, "xref": "x", "y0": 3.943, "y1": 4.057, "yref": "y"}, {"fillcolor": "rgb(99, 147, 11)", "layer": "between", "line": {"width": 0}, "type": "rect", "x0": 8.779, "x1": 9.221, "xref": "x", "y0": 3.779, "y1": 4.221, "yref": "y"}, {"fillcolor": "rgb(38, 122, 35)", "layer": "between", "line": {"width": 0}, "type": "rect", "x0": 9.704, "x1": 10.3, "xref": "x", "y0": 3.704, "y1": 4.296, "yref": "y"}, {"fillcolor": "rgb(11, 100, 44)", "layer": "between", "line": {"width": 0}, "type": "rect", "x0": -0.3504, "x1": 0.3504, "xref": "x", "y0": 4.65, "y1": 5.35, "yref": "y"}, {"fillcolor": "rgb(25, 112, 39)", "layer": "between", "line": {"width": 0}, "type": "rect", "x0": 0.679, "x1": 1.321, "xref": "x", "y0": 4.679, "y1": 5.321, "yref": "y"}, {"fillcolor": "rgb(32, 118, 37)", "layer": "between", "line": {"width": 0}, "type": "rect", "x0": 1.694, "x1": 2.306, "xref": "x", "y0": 4.694, "y1": 5.306, "yref": "y"}, {"fillcolor": "rgb(65, 134, 24)", "layer": "between", "line": {"width": 0}, "type": "rect", "x0": 2.738, "x1": 3.262, "xref": "x", "y0": 4.738, "y1": 5.262, "yref": "y"}, {"fillcolor": "rgb(95, 145, 13)", "layer": "between", "line": {"width": 0}, "type": "rect", "x0": 3.774, "x1": 4.226, "xref": "x", "y0": 4.774, "y1": 5.226, "yref": "y"}, {"fillcolor": "rgb(93, 144, 14)", "layer": "between", "line": {"width": 0}, "type": "rect", "x0": 4.772, "x1": 5.228, "xref": "x", "y0": 4.772, "y1": 5.228, "yref": "y"}, {"fillcolor": "rgb(117, 153, 5)", "layer": "between", "line": {"width": 0}, "type": "rect", "x0": 5.801, "x1": 6.199, "xref": "x", "y0": 4.801, "y1": 5.199, "yref": "y"}, {"fillcolor": "rgb(202, 188, 73)", "layer": "between", "line": {"width": 0}, "type": "rect", "x0": 6.915, "x1": 7.085, "xref": "x", "y0": 4.915, "y1": 5.085, "yref": "y"}, {"fillcolor": "rgb(209, 193, 85)", "layer": "between", "line": {"width": 0}, "type": "rect", "x0": 7.928, "x1": 8.072, "xref": "x", "y0": 4.928, "y1": 5.072, "yref": "y"}, {"fillcolor": "rgb(82, 141, 17)", "layer": "between", "line": {"width": 0}, "type": "rect", "x0": 8.759, "x1": 9.241, "xref": "x", "y0": 4.759, "y1": 5.241, "yref": "y"}, {"fillcolor": "rgb(12, 96, 44)", "layer": "between", "line": {"width": 0}, "type": "rect", "x0": 9.641, "x1": 10.36, "xref": "x", "y0": 4.641, "y1": 5.359, "yref": "y"}], "xaxis": {"range": [-0.5, 10.5], "scaleanchor": "y", "constrain": "domain", "zeroline": false, "showgrid": false}, "yaxis": {"range": [-0.5, 5.5], "zeroline": false, "showgrid": false}, "autosize": true, "showlegend": true}}
